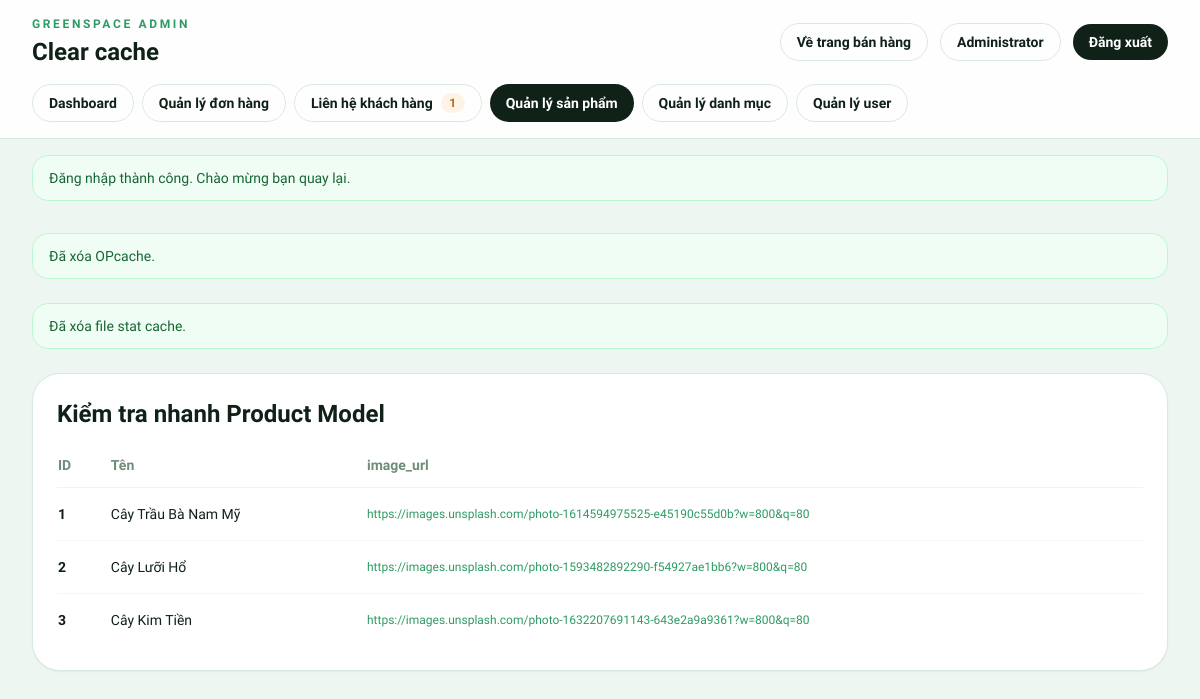
Page /admin/clear_cache.php (signed in) on the committed database.
### tables this page shows
CREATE TABLE products (
    id INT AUTO_INCREMENT PRIMARY KEY,
    category_id INT NOT NULL,
    name VARCHAR(200) NOT NULL,
    slug VARCHAR(200) NOT NULL UNIQUE,
    description TEXT DEFAULT NULL,
    price DECIMAL(10, 2) NOT NULL,
    sale_price DECIMAL(10, 2) DEFAULT NULL,
    stock INT NOT NULL DEFAULT 0,
    image VARCHAR(255) DEFAULT NULL,
    images TEXT DEFAULT NULL,  
    size VARCHAR(50) DEFAULT NULL,
    care_level ENUM('easy', 'medium', 'hard') NOT NULL DEFAULT 'medium',
    light_requirement ENUM('low', 'medium', 'high') NOT NULL DEFAULT 'medium',
    water_requirement ENUM('low', 'medium', 'high') NOT NULL DEFAULT 'medium',
    featured TINYINT(1) NOT NULL DEFAULT 0,
    status ENUM('active', 'inactive') NOT NULL DEFAULT 'active',
    views INT NOT NULL DEFAULT 0,
    created_at TIMESTAMP DEFAULT CURRENT_TIMESTAMP,
    updated_at TIMESTAMP DEFAULT CURRENT_TIMESTAMP ON UPDATE CURRENT_TIMESTAMP,
    CONSTRAINT fk_products_category
        FOREIGN KEY (category_id) REFERENCES categories(id) ON DELETE CASCADE,
    INDEX idx_products_category_id (category_id),
    INDEX idx_products_status (status),
    INDEX idx_products_featured (featured),
    INDEX idx_products_price (price),
    INDEX idx_products_stock (stock)
);

### app/core/PhpTemplateResponse.php (called while the page is built, shortened)
<?php
class PhpTemplateResponse extends Response {
    public function send(): void {
        $previousTemplateFlag = $GLOBALS['mvc_template_rendering'] ?? null;
        extract($this->data, EXTR_SKIP);
        include $this->templatePath;
        if ($previousTemplateFlag === null) {
            return;
        }
    }
}

### helpers/functions.php (called while the page is built, shortened)
<?php
function clean(string|array $data): string|array {
    return htmlspecialchars(trim($data), ENT_QUOTES, 'UTF-8');
}

### app/models/Product.php (called while the page is built, shortened)
<?php
class Product {
    private PDO $conn;
    private string $table = 'products';
    public function __construct() {
        $db = new Database();
        $this->conn = $db->getConnection();
    }
    public function getAll(int $limit = 12, int $offset = 0): array {
        $query = "SELECT " . self::SELECT_FIELDS . "
                  FROM {$this->table} p
                  LEFT JOIN categories c ON p.category_id = c.id
                  WHERE " . self::ACTIVE_PRODUCT_WHERE . "
                  ORDER BY p.featured DESC, p.created_at DESC
                  LIMIT :limit OFFSET :offset";
        $stmt = $this->conn->prepare($query);
        $stmt->bindValue(':limit', $limit, PDO::PARAM_INT);
        $stmt->bindValue(':offset', $offset, PDO::PARAM_INT);
        $stmt->execute();
        return $this->formatProducts($stmt->fetchAll());
    }
    private function formatProduct(array $product): array {
        $product['stock_quantity'] = isset($product['stock']) ? (int)$product['stock'] : 0;
        $product['image_url'] = $this->normalizeImageUrl($product['image'] ?? null);
        $product['effective_price'] = $this->getEffectivePrice($product);
        $product['short_description'] = $product['description'] ?? '';
        $product['long_description'] = $product['description'] ?? '';
        $product['light_care'] = $this->translateRequirement($product['light_requirement'] ?? 'medium');
        $product['water_care'] = $this->translateRequirement($product['water_requirement'] ?? 'medium');
        $product['temp_care'] = $this->translateCareLevel($product['care_level'] ?? 'medium');
        $product['is_new'] = $this->isRecentlyCreated($product['created_at'] ?? null);
        $product['badge'] = $this->resolveBadge($product);
        $product['discount_percentage'] = $this->calculateDiscountPercentage($product);
        return $product;
    }
    private function formatProducts(array $products, bool $markBestseller = false): array {
        return array_map(function (array $product) use ($markBestseller): array {
            $formatted = $this->formatProduct($product);
            if ($markBestseller && empty($formatted['badge']) && !empty($formatted['total_sold'])) {
                $formatted['badge'] = 'bestseller';
            }
            return $formatted;
        }, $products);
    }
    private function resolveBadge(array $product): ?string {
        if (!empty($product['sale_price']) && (float)$product['sale_price'] > 0 && (float)$product['sale_price'] < (float)$product['price']) {
            return 'sale';
        }
        if ($this->isRecentlyCreated($product['created_at'] ?? null)) {
            return 'new';
        }
        return null;
    }
    private function calculateDiscountPercentage(array $product): int {
        $price = (float)($product['price'] ?? 0);
        $salePrice = (float)($product['sale_price'] ?? 0);
        if ($price <= 0 || $salePrice <= 0 || $salePrice >= $price) {
            return 0;
        }
        return (int)round((($price - $salePrice) / $price) * 100);
    }
    private function getEffectivePrice(array $product): float {
        if (!empty($product['sale_price']) && (float)$product['sale_price'] > 0) {
            return (float)$product['sale_price'];
        }
        return (float)($product['price'] ?? 0);
    }
    private function normalizeImageUrl(?string $path): string {
        if (preg_match('#^https?://#i', $path) === 1) {
            return $path;
        }
        return upload_url($path);
    }
    private function isRecentlyCreated(?string $createdAt): bool {
        $created = strtotime($createdAt);
        return $created >= strtotime('-30 days');
    }
    private function translateRequirement(string $value): string {
        return match ($value) {
            'low' => 'Thấp',
            'high' => 'Cao',
            default => 'Vừa',
        };
    }
    private function translateCareLevel(string $value): string {
        return match ($value) {
            'easy' => 'Dễ',
            'hard' => 'Khó',
            default => 'Trung bình',
        };
    }
}

### config/database.php (called while the page is built, shortened)
<?php
class Database {
    private $host;
    private $db_name;
    private $username;
    private $password;
    private $charset;
    public function __construct() {
        $this->host = DB_HOST ?? 'localhost';
        $this->db_name = DB_NAME ?? 'webgreenspace';
        $this->username = DB_USER ?? 'root';
        $this->password = DB_PASS ?? '';
        $this->charset = DB_CHARSET ?? 'utf8mb4';
    }
    public function getConnection() {
        $this->conn = null;
        try {
            $dsn = "mysql:host={$this->host};dbname={$this->db_name};charset={$this->charset}";
            $options = [
                PDO::ATTR_ERRMODE => PDO::ERRMODE_EXCEPTION,
                PDO::ATTR_DEFAULT_FETCH_MODE => PDO::FETCH_ASSOC,
                PDO::ATTR_EMULATE_PREPARES => false,
            ];
            $this->conn = new PDO($dsn, $this->username, $this->password, $options);
        } catch(PDOException $e) {
            echo "Connection Error: " . $e->getMessage();
            die();
        }
        return $this->conn;
    }
}

### app/presenters/AdminPagePresenter.php (called while the page is built, shortened)
<?php
class AdminPagePresenter {
    private Product $productModel;
    public function __construct(
        ?AdminDashboardService $dashboardService = null,
        ?ContactMessage $contactModel = null,
        ?Order $orderModel = null,
        ?Product $productModel = null,
        ?Category $categoryModel = null,
        ?User $userModel = null,
    ) {
        $this->productModel = $productModel ?? new Product();
    }
    public function presentClearCache(array $messages): array {
        return [
            'messages' => $messages,
            'products' => $this->productModel->getAll(3, 0),
        ];
    }
}

### app/controllers/AdminToolController.php (called while the page is built, shortened)
<?php
class AdminToolController extends Controller {
    public function __construct(
        ?Request $request = null,
        private ?AdminPageService $pageService = null,
        private ?AdminPagePresenter $pagePresenter = null,
    ) {
        $this->pageService ??= new AdminPageService();
        $this->pagePresenter ??= new AdminPagePresenter();
    }
    public function clearCache(): Response {
        return $this->template(PUBLIC_PATH . '/admin/clear_cache.php', $this->pagePresenter->presentClearCache($this->pageService->clearCaches()), 200, [
            'mvc_template_current_page' => 'products.php',
        ]);
    }
}

### public/admin/clear_cache.php (the view, shortened to what this page needs)
<?php
if (empty($GLOBALS['mvc_template_rendering'])) {
    (new AdminToolController())->clearCache()->send();
    return;
}
require_once __DIR__ . '/bootstrap.php';
?>
<div class="space-y-6">
    <?php foreach ($messages as $message): ?>
        <div class="rounded-2xl border px-4 py-3 text-sm font-medium <?= $message['type'] === 'success' ? 'border-green-200 bg-green-50 text-green-800' : 'border-red-200 bg-red-50 text-red-800' ?>">
            <?= clean($message['text']) ?>
        </div>
    <?php endforeach; ?>
    <div class="rounded-[1.75rem] border border-[#d9e9de] bg-white p-6 shadow-sm">
        <h2 class="text-2xl font-extrabold text-[#102118]">Kiểm tra nhanh Product Model</h2>
        <div class="mt-6 overflow-x-auto">
            <table class="min-w-full text-sm">
                <thead>
                    <tr class="border-b border-[#edf4ef] text-left text-[#6e8d7b]">
                        <th class="pb-3 pr-4 font-semibold">ID</th>
                        <th class="pb-3 pr-4 font-semibold">Tên</th>
                        <th class="pb-3 font-semibold">image_url</th>
                    </tr>
                </thead>
                <tbody>
                    <?php foreach ($products as $product): ?>
                        <tr class="border-b border-[#f4f8f5] last:border-b-0">
                            <td class="py-4 pr-4 font-semibold text-[#102118]"><?= (int)$product['id'] ?></td>
                            <td class="py-4 pr-4 text-[#102118]"><?= clean($product['name']) ?></td>
                            <td class="py-4 text-xs text-[#2e9b63]"><?= clean($product['image_url']) ?></td>
                        </tr>
                    <?php endforeach; ?>
                </tbody>
            </table>
        </div>
    </div>
</div>

### rows in the picture
products: id "1", name "Cây Trầu Bà Nam Mỹ", image "https://images.unsplash.com/photo-1614594975525-e45190c55d0b?w=800&q=80"
products: id "2", name "Cây Lưỡi Hổ", image "https://images.unsplash.com/photo-1593482892290-f54927ae1bb6?w=800&q=80"
products: id "3", name "Cây Kim Tiền", image "https://images.unsplash.com/photo-1632207691143-643e2a9a9361?w=800&q=80"

### other values in the picture
$title "Clear cache"
$adminName "Administrator"
$label "Dashboard"
$label "Quản lý đơn hàng"
$label "Liên hệ khách hàng"
$unreadContactCount "1"
$label "Quản lý sản phẩm"
$label "Quản lý danh mục"
$label "Quản lý user"
$flash['message'] "Đăng nhập thành công. Chào mừng bạn quay lại."
$message['text'] "Đã xóa OPcache."
$message['text'] "Đã xóa file stat cache."
